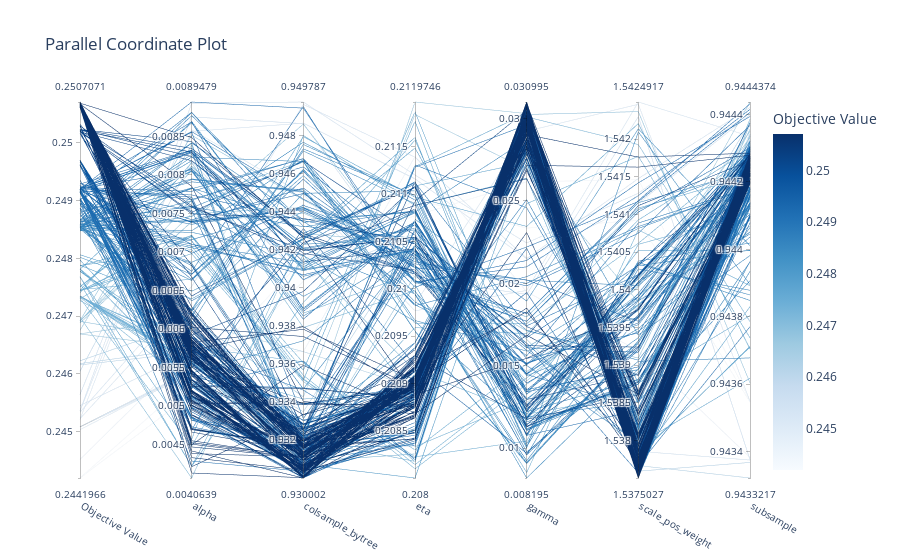

Notebook code cell kept with this figure:
### Code cell
opt.visualization.plot_parallel_coordinate(xgb_study)

### Figure 1 — Plotly figure (JSON) as saved in the notebook; plotly's stock layout.template omitted (floating-point values rounded to 4 significant figures; data arrays with more than 128 entries replaced by an {"elided": "..."} marker saying what was removed)
{"data": [{"dimensions": [{"label": "Objective Value", "range": [0.2442, 0.2507], "values": {"elided": "362 float values"}}, {"label": "alpha", "range": [0.004064, 0.008948], "values": {"elided": "362 float values"}}, {"label": "colsample_bytree", "range": [0.93, 0.9498], "values": {"elided": "362 float values"}}, {"label": "eta", "range": [0.208, 0.212], "values": {"elided": "362 float values"}}, {"label": "gamma", "range": [0.008195, 0.03099], "values": {"elided": "362 float values"}}, {"label": "scale_pos_weight", "range": [1.538, 1.542], "values": {"elided": "362 float values"}}, {"label": "subsample", "range": [0.9433, 0.9444], "values": {"elided": "362 float values"}}], "labelangle": 30, "labelside": "bottom", "line": {"color": {"elided": "362 float values"}, "colorbar": {"title": {"text": "Objective Value"}}, "colorscale": [[0, "rgb(247,251,255)"], [0.125, "rgb(222,235,247)"], [0.25, "rgb(198,219,239)"], [0.375, "rgb(158,202,225)"], [0.5, "rgb(107,174,214)"], [0.625, "rgb(66,146,198)"], [0.75, "rgb(33,113,181)"], [0.875, "rgb(8,81,156)"], [1, "rgb(8,48,107)"]], "reversescale": false, "showscale": true}, "type": "parcoords"}], "layout": {"title": {"text": "Parallel Coordinate Plot"}}}
